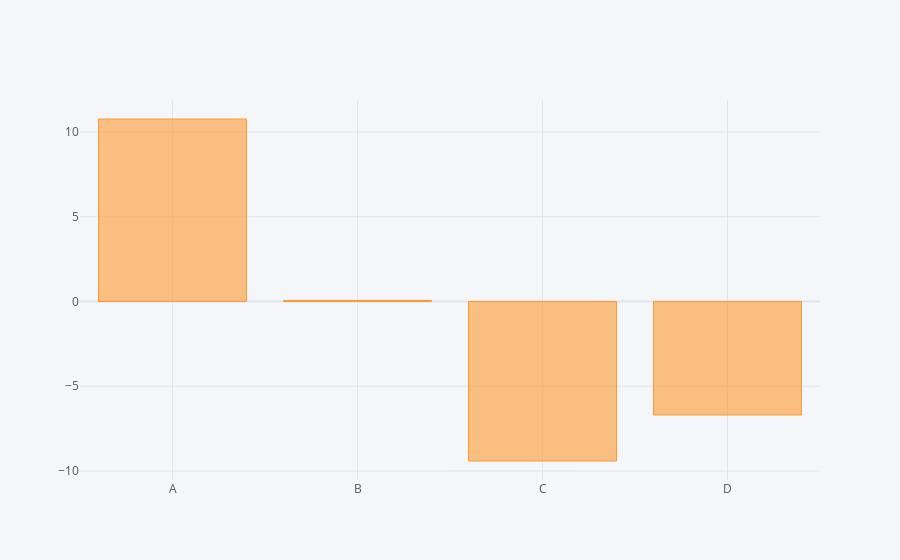

The cell this chart's notebook holds for it:
### Code cell
df1.sum().iplot(kind='bar')

### Figure 1 — Plotly figure (JSON) as saved in the notebook; plotly's stock layout.template omitted (floating-point values rounded to 4 significant figures)
{"data": [{"marker": {"color": "rgba(255, 153, 51, 0.6)", "line": {"color": "rgba(255, 153, 51, 1.0)", "width": 1}}, "name": "None", "orientation": "v", "text": "", "type": "bar", "x": ["A", "B", "C", "D"], "y": [10.77, 0.05756, -9.411, -6.696]}], "layout": {"legend": {"bgcolor": "#F5F6F9", "font": {"color": "#4D5663"}}, "paper_bgcolor": "#F5F6F9", "plot_bgcolor": "#F5F6F9", "title": {"font": {"color": "#4D5663"}}, "xaxis": {"gridcolor": "#E1E5ED", "showgrid": true, "tickfont": {"color": "#4D5663"}, "title": {"font": {"color": "#4D5663"}, "text": ""}, "zerolinecolor": "#E1E5ED"}, "yaxis": {"gridcolor": "#E1E5ED", "showgrid": true, "tickfont": {"color": "#4D5663"}, "title": {"font": {"color": "#4D5663"}, "text": ""}, "zerolinecolor": "#E1E5ED"}}}
